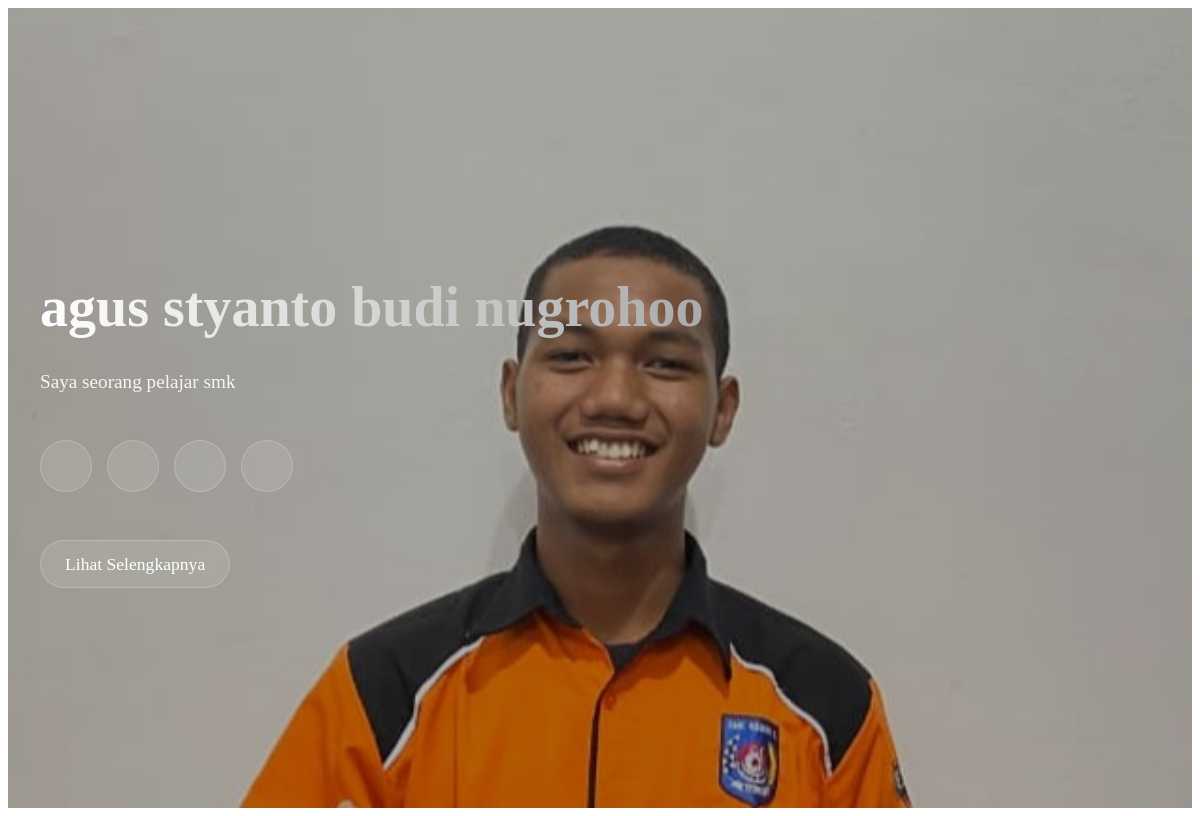
Screenshot of /frontend/sections/home.php with the database file from the repository.
### tables this page shows
CREATE TABLE `abouts` (
  `id` bigint NOT NULL,
  `name` varchar(255) NOT NULL,
  `bron` date NOT NULL,
  `address` text NOT NULL,
  `zip_code` int NOT NULL,
  `email` varchar(255) NOT NULL,
  `phone` varchar(255) NOT NULL,
  `total_project` int NOT NULL,
  `work` varchar(255) NOT NULL,
  `image` text NOT NULL,
  `description` text NOT NULL
);

### frontend/sections/home.php (the view, shortened to what this page needs)
<?php
include '../config/connection.php';
$qAbout = "SELECT * FROM abouts";
$result = mysqli_query($connect, $qAbout) or die(mysqli_error($connect));
$item = $result->fetch_object();
?>
<section id="home" class="hero-section">
  <div class="container">
    <div class="hero-content" data-aos="fade-up" data-aos-delay="100">
      <h1 class="hero-title text-uppercase" style="user-select:none; -webkit-user-select:none;">
        <?= htmlspecialchars($item->name) ?>
      </h1>
      <p class="hero-description" style="user-select:none; -webkit-user-select:none;">
        <?= nl2br(htmlspecialchars($item->description)) ?>
      </p>
      <div class="social-links">
        <a href="https://x.com/home" target="blank" aria-label="Twitter"><i class="bi bi-twitter-x"></i></a>
        <a href="https://www.facebook.com/people/Agus-Yanto/pfbid089QXU5ABqGgHBTBZQ2hdrqeZNYEzb3sCqyy6qdW3DUmxaKJvUNo6B8VGepXAK1SAl/?sk=about" target="blank" aria-label="Facebook"><i class="bi bi-facebook"></i></a>
        <a href="https://www.instagram.com/styntoo/" target="blank" aria-label="Instagram"><i class="bi bi-instagram"></i></a>
        <a href="https://github.com/agusyanto260808" target="blank" aria-label="GitHub"><i class="bi bi-github"></i></a>
      </div>
      <a href="#resume" class="btn-scroll" title="Scroll Down" style="user-select:none; -webkit-user-select:none;">
        Lihat Selengkapnya
      </a>
    </div>
  </div>
</section>

### rows the page displays
abouts: name "agus styanto budi nugrohoo", description "Saya seorang pelajar smk"
